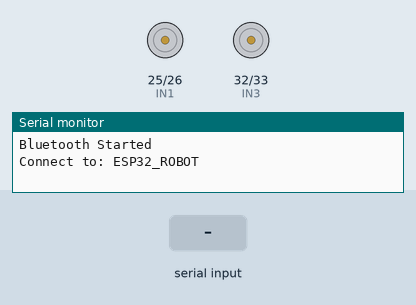
This sketch was run on a simulated ESP32. On the bench: motor-driver pin pairs drawn as motors (green arrow = first pin HIGH = forward, orange = second pin HIGH = backward, longer = more drive, scaled by the enable pin), the last lines printed to the serial monitor. The test bench sets the inputs (shaded band). Nothing arrives over Bluetooth unless stated.

Above: at 1.2 s.
1.3 s: "F" received over the second serial link
At 1.9 s:
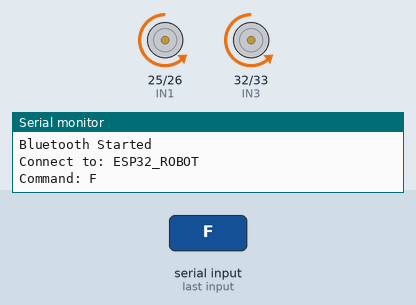
2.8 s: "B" received over the second serial link
At 4.0 s:
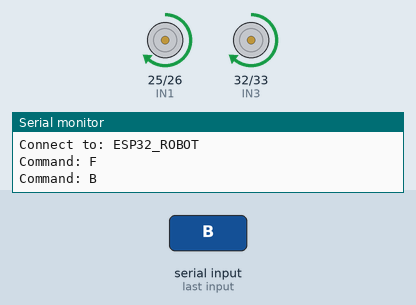
4.3 s: "L" received over the second serial link
At 5.3 s:
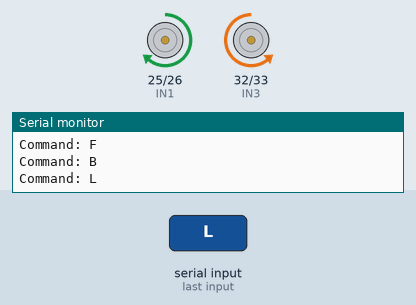
5.8 s: "R" received over the second serial link
At 6.5 s:
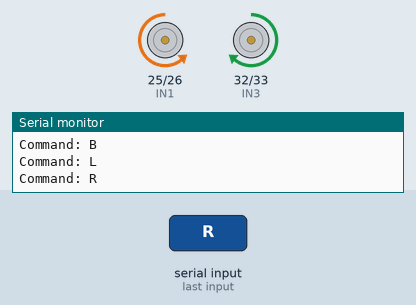
Timing chart, 0 to 8.3 s (numbered marks = the images above; inputs shaded):
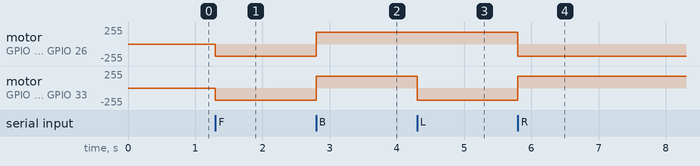

The sketch:

Bluetooth_Car.ino
```cpp
#include "BluetoothSerial.h"

BluetoothSerial SerialBT;

// ============================================
// L298N MOTOR DRIVER
// ============================================
#define ENA 22
#define IN1 25
#define IN2 26

#define IN3 32
#define IN4 33
#define ENB 23

// ============================================
// IR SENSORS
// ============================================
#define S1 13
#define S2 14
#define S3 34
#define S4 35
#define S5 27

// ============================================
// LIMIT SWITCH
// ============================================
#define CLP 16

// ============================================
// MOTOR SPEED
// ============================================
int motorSpeed = 180;


// ============================================
// SETUP
// ============================================
void setup() {

  Serial.begin(115200);

  // Bluetooth name
  SerialBT.begin("ESP32_ROBOT");

  Serial.println("Bluetooth Started");
  Serial.println("Connect to: ESP32_ROBOT");

  // Motor pins
  pinMode(ENA, OUTPUT);
  pinMode(ENB, OUTPUT);

  pinMode(IN1, OUTPUT);
  pinMode(IN2, OUTPUT);
  pinMode(IN3, OUTPUT);
  pinMode(IN4, OUTPUT);

  // Sensors
  pinMode(S1, INPUT);
  pinMode(S2, INPUT);
  pinMode(S3, INPUT);
  pinMode(S4, INPUT);
  pinMode(S5, INPUT);

  pinMode(CLP, INPUT);

  stopMotor();
}


// ============================================
// LOOP
// ============================================
void loop() {

  if (SerialBT.available()) {

    char command = SerialBT.read();

    Serial.print("Command: ");
    Serial.println(command);


    // FORWARD
    if (command == 'F' || command == 'f') {

      forward();
      SerialBT.println("FORWARD");
    }


    // BACKWARD
    else if (command == 'B' || command == 'b') {

      backward();
      SerialBT.println("BACKWARD");
    }


    // LEFT
    else if (command == 'L' || command == 'l') {

      turnLeft();
      SerialBT.println("LEFT");
    }


    // RIGHT
    else if (command == 'R' || command == 'r') {

      turnRight();
      SerialBT.println("RIGHT");
    }


    // STOP
    else if (command == 'S' || command == 's') {

      stopMotor();
      SerialBT.println("STOP");
    }
  }
}


// ============================================
// FORWARD
// ============================================
void forward() {

  digitalWrite(IN1, LOW);
  digitalWrite(IN2, HIGH);

  digitalWrite(IN3, LOW);
  digitalWrite(IN4, HIGH);

  analogWrite(ENA, motorSpeed);
  analogWrite(ENB, motorSpeed);
}


// ============================================
// BACKWARD
// ============================================
void backward() {

  digitalWrite(IN1, HIGH);
  digitalWrite(IN2, LOW);

  digitalWrite(IN3, HIGH);
  digitalWrite(IN4, LOW);

  analogWrite(ENA, motorSpeed);
  analogWrite(ENB, motorSpeed);
}


// ============================================
// LEFT
// ============================================
void turnLeft() {

  // Left motor backward
  digitalWrite(IN1, HIGH);
  digitalWrite(IN2, LOW);

  // Right motor forward
  digitalWrite(IN3, LOW);
  digitalWrite(IN4, HIGH);

  analogWrite(ENA, motorSpeed);
  analogWrite(ENB, motorSpeed);
}


// ============================================
// RIGHT
// ============================================
void turnRight() {

  // Left motor forward
  digitalWrite(IN1, LOW);
  digitalWrite(IN2, HIGH);

  // Right motor backward
  digitalWrite(IN3, HIGH);
  digitalWrite(IN4, LOW);

  analogWrite(ENA, motorSpeed);
  analogWrite(ENB, motorSpeed);
}


// ============================================
// STOP
// ============================================
void stopMotor() {

  analogWrite(ENA, 0);
  analogWrite(ENB, 0);

  digitalWrite(IN1, LOW);
  digitalWrite(IN2, LOW);

  digitalWrite(IN3, LOW);
  digitalWrite(IN4, LOW);
}
```

Measured:
- after the input at 1.3 s, motor on GPIO 25 (IN1) / GPIO 26 (IN2), motor on GPIO 32 (IN3) / GPIO 33 (IN4): stopped → backward 180/255 at once
- after the input at 2.8 s, motor on GPIO 25 (IN1) / GPIO 26 (IN2), motor on GPIO 32 (IN3) / GPIO 33 (IN4): backward 180/255 → forward 180/255 at once
- after the input at 4.3 s, motor on GPIO 32 (IN3) / GPIO 33 (IN4): forward 180/255 → backward 180/255 at once
- after the input at 5.8 s, motor on GPIO 25 (IN1) / GPIO 26 (IN2): forward 180/255 → backward 180/255 at once; motor on GPIO 32 (IN3) / GPIO 33 (IN4): backward 180/255 → forward 180/255 at once
